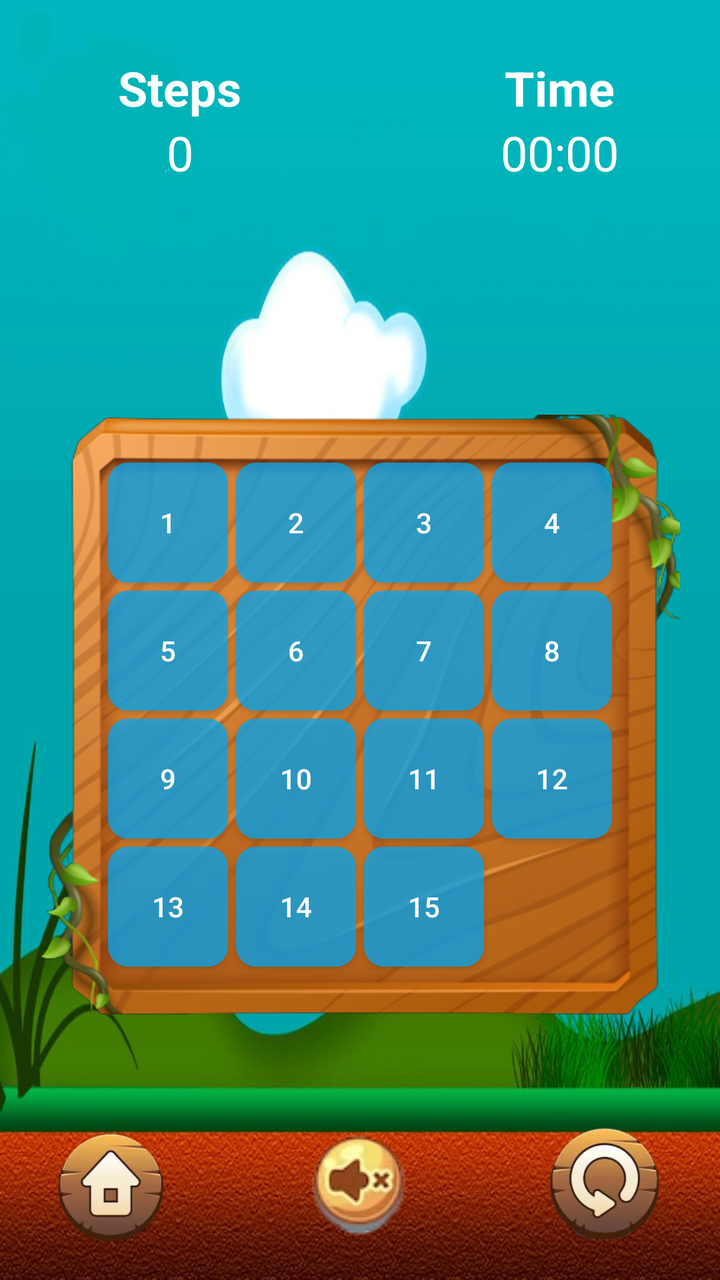
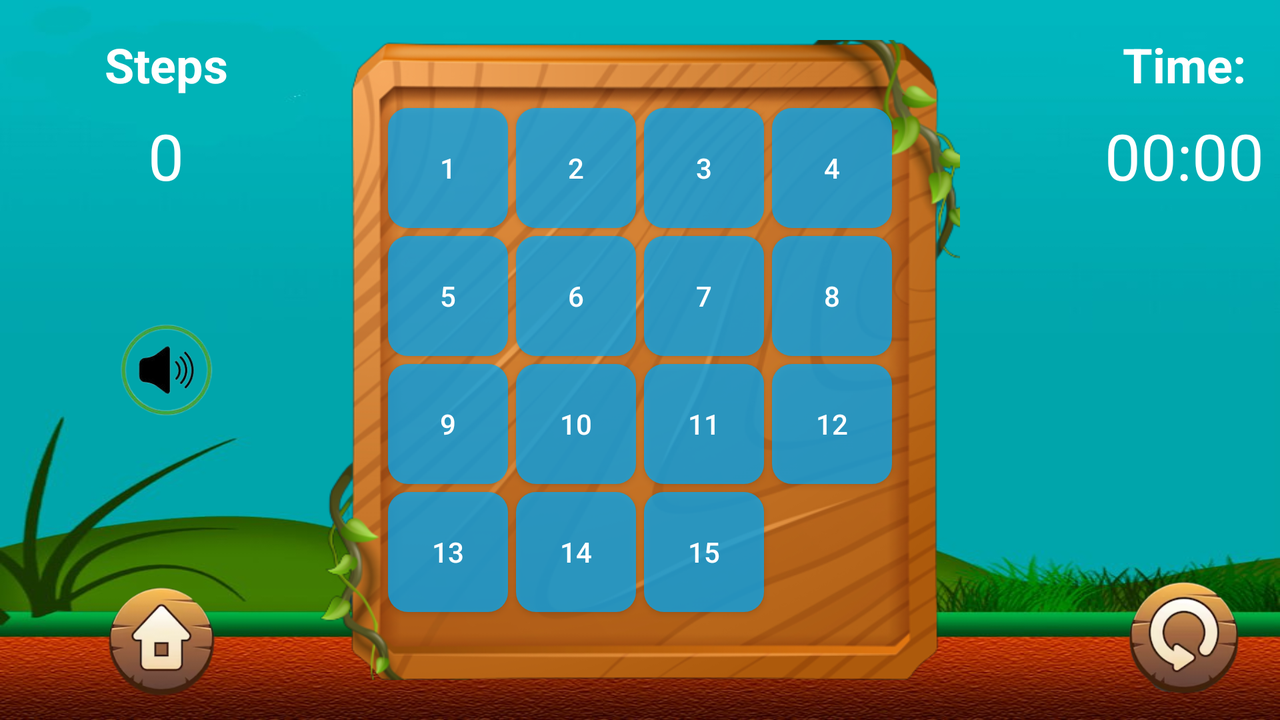

The same Android screen from two of the app's own layout files: first res/layout/ as a phone draws it, then the repository's variant for another configuration, drawn on a device whose configuration selects that folder. Both files follow.
<!-- AndroidManifest.xml: application theme Theme.Puzzle15 -->
<!-- res/layout/activity_main2.xml -->
<?xml version="1.0" encoding="utf-8"?>
<LinearLayout xmlns:android="http://schemas.android.com/apk/res/android"
    xmlns:app="http://schemas.android.com/apk/res-auto"
    xmlns:tools="http://schemas.android.com/tools"
    android:layout_width="match_parent"
    android:layout_height="match_parent"
    android:background="@drawable/image"
    android:orientation="vertical"
    tools:context=".PlayActivity">


    <LinearLayout
        android:layout_marginTop="20dp"
        android:layout_width="match_parent"
        android:layout_height="80dp"
        android:layout_marginHorizontal="20dp"
        android:gravity="center">

        <LinearLayout
            android:layout_marginHorizontal="10dp"
            android:layout_width="0dp"
            android:layout_height="match_parent"
            android:layout_weight="2"
            android:gravity="center"
            android:orientation="vertical">

            <TextView
                android:layout_width="wrap_content"
                android:layout_height="wrap_content"
                android:text="Steps"
                android:textColor="@color/white"
                android:textSize="24sp"
                android:textStyle="bold" />

            <TextView
                android:id="@+id/step"
                android:layout_width="wrap_content"
                android:layout_height="wrap_content"
                android:text="0"
                android:textColor="@color/white"
                android:textSize="24sp" />

        </LinearLayout>
        <Space
            android:layout_width="0dp"
            android:layout_height="match_parent"
            android:layout_weight="1"/>

        <LinearLayout

            android:layout_width="0dp"
            android:layout_height="match_parent"
            android:layout_weight="2"
            android:gravity="center"
            android:orientation="vertical">

            <TextView
                android:layout_width="wrap_content"
                android:layout_height="wrap_content"
                android:text="Time"
                android:textColor="@color/white"
                android:textSize="24sp"
                android:textStyle="bold" />

            <Chronometer
                android:id="@+id/time"
                android:layout_width="wrap_content"
                android:layout_height="wrap_content"
                android:text="00:00"
                android:textColor="@color/white"
                android:textSize="24sp" />

        </LinearLayout>

        

    </LinearLayout>
    <FrameLayout
        android:layout_marginTop="10dp"
        android:layout_width="match_parent"
        android:layout_height="50dp">

        

    </FrameLayout>

    <FrameLayout
        android:layout_width="match_parent"
        android:layout_height="0dp"
        android:layout_weight="1"
        android:layout_gravity="center">



        <RelativeLayout
            android:background="@drawable/my_ramka2"
            android:id="@+id/container"
            android:layout_width="320dp"
            android:gravity="center"
            android:layout_height="300dp"
            android:layout_gravity="center">

            <androidx.appcompat.widget.AppCompatButton
                android:id="@+id/btn_1"
                android:layout_width="60dp"
                android:layout_height="60dp"
                android:layout_marginStart="2dp"
                android:layout_marginTop="2dp"

                android:layout_marginEnd="2dp"
                android:layout_marginBottom="2dp"
                android:background="@drawable/back_button"
                android:text="1"
                android:textColor="@color/white" />
            <androidx.appcompat.widget.AppCompatButton
                android:layout_margin="2dp"
                android:background="@drawable/back_button"
                android:id="@+id/btn_2"
                android:layout_width="60dp"
                android:layout_height="60dp"
                android:layout_toRightOf="@id/btn_1"
                android:text="2"
                android:textColor="@color/white" />
            <androidx.appcompat.widget.AppCompatButton
                android:layout_margin="2dp"
                android:background="@drawable/back_button"
                android:id="@+id/btn_3"
                android:layout_width="60dp"
                android:layout_height="60dp"
                android:layout_toRightOf="@id/btn_2"
                android:text="3"
                android:textColor="@color/white" />

            <androidx.appcompat.widget.AppCompatButton
                android:id="@+id/btn_4"
                android:layout_width="60dp"
                android:layout_height="60dp"
                android:layout_marginStart="2dp"
                android:layout_marginTop="2dp"
                android:layout_marginEnd="2dp"
                android:layout_marginBottom="2dp"
                android:layout_toRightOf="@id/btn_3"
                android:background="@drawable/back_button"
                android:text="4"
                android:textColor="@color/white" />

            <androidx.appcompat.widget.AppCompatButton
                android:id="@+id/btn_5"
                android:layout_width="60dp"
                android:layout_height="60dp"
                android:layout_below="@+id/btn_1"
                android:layout_marginStart="2dp"
                android:layout_marginTop="2dp"
                android:layout_marginEnd="2dp"
                android:layout_marginBottom="2dp"
                android:background="@drawable/back_button"
                android:text="5"
                android:textColor="@color/white" />

            <androidx.appcompat.widget.AppCompatButton
                android:id="@+id/btn_6"
                android:layout_width="60dp"
                android:layout_height="60dp"
                android:layout_below="@+id/btn_1"
                android:layout_marginStart="2dp"
                android:layout_marginTop="2dp"
                android:layout_marginEnd="2dp"
                android:layout_marginBottom="2dp"
                android:layout_toRightOf="@id/btn_5"
                android:background="@drawable/back_button"
                android:text="6"
                android:textColor="@color/white" />
            <androidx.appcompat.widget.AppCompatButton
                android:layout_margin="2dp"
                android:background="@drawable/back_button"
                android:id="@+id/btn_7"
                android:layout_width="60dp"
                android:layout_height="60dp"
                android:layout_below="@+id/btn_1"
                android:layout_toRightOf="@id/btn_6"
                android:text="7"
                android:textColor="@color/white" />

            <androidx.appcompat.widget.AppCompatButton
                android:id="@+id/btn_8"
                android:layout_width="60dp"
                android:layout_height="60dp"
                android:layout_below="@+id/btn_4"
                android:layout_marginStart="2dp"
                android:layout_marginTop="2dp"
                android:layout_marginEnd="2dp"
                android:layout_marginBottom="2dp"
                android:layout_toRightOf="@id/btn_7"
                android:background="@drawable/back_button"
                android:text="8"
                android:textColor="@color/white" />
            <androidx.appcompat.widget.AppCompatButton
                android:layout_margin="2dp"
                android:background="@drawable/back_button"
                android:id="@+id/btn_9"
                android:layout_width="60dp"
                android:layout_height="60dp"
                android:layout_below="@+id/btn_5"
                android:text="9"
                android:textColor="@color/white" />
            <androidx.appcompat.widget.AppCompatButton
                android:layout_margin="2dp"
                android:background="@drawable/back_button"
                android:id="@+id/btn_10"
                android:layout_width="60dp"
                android:layout_height="60dp"
                android:layout_toRightOf="@id/btn_9"
                android:layout_below="@+id/btn_6"
                android:text="10"
                android:textColor="@color/white" />

            <androidx.appcompat.widget.AppCompatButton
                android:id="@+id/btn_11"
                android:layout_width="60dp"
                android:layout_height="60dp"
                android:layout_below="@+id/btn_6"
                android:layout_marginStart="2dp"
                android:layout_marginTop="2dp"
                android:layout_marginEnd="2dp"
                android:layout_marginBottom="2dp"
                android:layout_toRightOf="@id/btn_10"
                android:background="@drawable/back_button"
                android:text="11"
                android:textColor="@color/white" />

            <androidx.appcompat.widget.AppCompatButton
                android:id="@+id/btn_12"
                android:layout_width="60dp"
                android:layout_height="60dp"
                android:layout_below="@+id/btn_8"
                android:layout_marginStart="2dp"
                android:layout_marginTop="2dp"
                android:layout_marginEnd="2dp"
                android:layout_marginBottom="2dp"
                android:layout_toRightOf="@id/btn_11"
                android:background="@drawable/back_button"
                android:text="12"
                android:textColor="@color/white" />
            <androidx.appcompat.widget.AppCompatButton
                android:layout_margin="2dp"
                android:background="@drawable/back_button"
                android:id="@+id/btn_13"
                android:layout_width="60dp"
                android:layout_height="60dp"
                android:layout_below="@+id/btn_9"
                android:text="13"
                android:textColor="@color/white" />
            <androidx.appcompat.widget.AppCompatButton
                android:layout_margin="2dp"
                android:background="@drawable/back_button"
                android:id="@+id/btn_14"
                android:layout_width="60dp"
                android:layout_height="60dp"
                android:layout_below="@+id/btn_9"
                android:layout_toRightOf="@id/btn_13"
                android:text="14"
                android:textColor="@color/white" />
            <androidx.appcompat.widget.AppCompatButton
                android:layout_margin="2dp"
                android:background="@drawable/back_button"
                android:id="@+id/btn_15"
                android:layout_width="60dp"
                android:layout_height="60dp"
                android:layout_below="@+id/btn_9"
                android:layout_toRightOf="@id/btn_14"
                android:text="15"
                android:textColor="@color/white" />

            <androidx.appcompat.widget.AppCompatButton
                android:id="@+id/btn_16"
                android:layout_width="60dp"
                android:layout_height="60dp"
                android:layout_below="@+id/btn_12"
                android:layout_marginStart="2dp"
                android:layout_marginTop="2dp"
                android:layout_marginEnd="2dp"
                android:layout_marginBottom="2dp"
                android:layout_toRightOf="@id/btn_15"
                android:background="@drawable/back_button_empty"
                android:text=""
                android:textColor="@color/white" />

        </RelativeLayout>
    </FrameLayout>
    <LinearLayout
        android:layout_marginBottom="10dp"

        android:layout_width="match_parent"
        android:layout_height="wrap_content"
        android:layout_marginHorizontal="20dp"
        android:padding="5dp">


        
        <ImageView
            android:id="@+id/btn_finish"
            android:layout_width="65dp"
            android:layout_height="65dp"
            android:layout_gravity="start"
            android:src="@drawable/home_ic"/>

        <Space
            android:layout_width="0dp"
            android:layout_weight="1"
            android:layout_height="wrap_content"/>
        <ImageView
            android:layout_gravity="center"
            android:id="@+id/music"
            android:layout_width="65dp"
            android:layout_height="65dp"
            android:src="@drawable/sound_off" />
        <Space
            android:layout_width="0dp"
            android:layout_weight="1"
            android:layout_height="wrap_content"/>
        <ImageView
            android:id="@+id/btn_restart"
            android:layout_gravity="end"
            android:layout_width="65dp"
            android:layout_height="65dp"
            android:src="@drawable/restart_ic"/>

        
    </LinearLayout>
</LinearLayout>
<!-- resources referenced by this layout -->
<resources>
  <!-- drawable back_button (drawable) -->
  <?xml version="1.0" encoding="utf-8"?>
  <shape xmlns:android="http://schemas.android.com/apk/res/android">
      <corners android:radius="10dp"/>
      <solid android:color="#BF03A9F4"/>
  </shape>
  <!-- drawable back_button_empty (drawable) -->
  <?xml version="1.0" encoding="utf-8"?>
  <shape xmlns:android="http://schemas.android.com/apk/res/android">
      <corners android:radius="10dp"/>
      <solid android:color="#00F8C16F"/>
  </shape>
  <!-- drawable home_ic: png bitmap (drawable, 20569 bytes) -->
  <!-- drawable image: jpg bitmap (drawable, 58608 bytes) -->
  <!-- drawable my_ramka2: png bitmap (drawable, 213247 bytes) -->
  <!-- drawable restart_ic: png bitmap (drawable, 23969 bytes) -->
  <!-- drawable sound_off: png bitmap (drawable, 5209 bytes) -->
  <style name="Theme.Puzzle15" parent="Theme.MaterialComponents.DayNight.NoActionBar">
          
          <item name="colorPrimary">@color/purple_500</item>
          <item name="colorPrimaryVariant">@color/purple_700</item>
          <item name="colorOnPrimary">@color/white</item>
          
          <item name="colorSecondary">@color/teal_200</item>
          <item name="colorSecondaryVariant">@color/teal_700</item>
          <item name="colorOnSecondary">@color/black</item>
          
          <item name="android:statusBarColor">?attr/colorPrimaryVariant</item>
          
      </style>
</resources>
<!-- res/layout-land/activity_main2.xml (the repository's variant of the layout above) -->
<!-- drawn on the phone turned sideways -->
<?xml version="1.0" encoding="utf-8"?>
<FrameLayout xmlns:android="http://schemas.android.com/apk/res/android"
    android:layout_width="match_parent"
    android:layout_height="match_parent"
    android:background="@drawable/image">

    <FrameLayout
        android:layout_width="wrap_content"
        android:layout_height="match_parent">
        <ImageView
            android:layout_gravity="top|center"
            android:id="@+id/music"
            android:layout_marginTop="150dp"
            android:layout_width="70dp"
            android:layout_height="70dp"
            android:src="@drawable/sound_button"/>
        <LinearLayout
            android:layout_margin="8dp"
            android:layout_width="wrap_content"
            android:layout_height="wrap_content"
            android:orientation="vertical"

            android:gravity="center">
            <TextView
                android:textStyle="bold"
                android:gravity="center"
                android:textColor="@color/white"
                android:layout_width="150dp"
                android:layout_height="wrap_content"
                android:text="Steps"
                android:padding="8dp"
                android:textSize="24sp"/>
            <TextView
                android:id="@+id/step"
                android:textColor="@color/white"
                android:layout_width="wrap_content"
                android:layout_height="wrap_content"
                android:text="0"
                android:textSize="32sp"/>
        </LinearLayout>

        <ImageView

            android:id="@+id/btn_finish"
            android:layout_width="65dp"
            android:layout_height="65dp"
            android:layout_gravity="bottom|center"
            android:layout_marginBottom="8dp"
            android:src="@drawable/home_ic"/>
        
    </FrameLayout>
    <RelativeLayout
        android:gravity="center"
        android:background="@drawable/my_ramka2"
        android:id="@+id/container"
        android:layout_width="320dp"
        android:layout_height="320dp"
        android:layout_gravity="center">

        <androidx.appcompat.widget.AppCompatButton
            android:id="@+id/btn_1"
            android:layout_width="60dp"
            android:layout_height="60dp"
            android:layout_marginStart="2dp"
            android:layout_marginTop="2dp"

            android:layout_marginEnd="2dp"
            android:layout_marginBottom="2dp"
            android:background="@drawable/back_button"
            android:text="1"
            android:textColor="@color/white" />
        <androidx.appcompat.widget.AppCompatButton
            android:layout_margin="2dp"
            android:background="@drawable/back_button"
            android:id="@+id/btn_2"
            android:layout_width="60dp"
            android:layout_height="60dp"
            android:layout_toRightOf="@id/btn_1"
            android:text="2"
            android:textColor="@color/white" />

        <androidx.appcompat.widget.AppCompatButton
            android:id="@+id/btn_3"
            android:layout_width="60dp"
            android:layout_height="60dp"
            android:layout_marginStart="2dp"
            android:layout_marginTop="2dp"
            android:layout_marginEnd="2dp"
            android:layout_marginBottom="2dp"
            android:layout_toRightOf="@id/btn_2"
            android:background="@drawable/back_button"
            android:text="3"
            android:textColor="@color/white" />

        <androidx.appcompat.widget.AppCompatButton
            android:id="@+id/btn_4"
            android:layout_width="60dp"
            android:layout_height="60dp"
            android:layout_marginStart="2dp"
            android:layout_marginTop="2dp"
            android:layout_marginEnd="2dp"
            android:layout_marginBottom="2dp"
            android:layout_toRightOf="@id/btn_3"
            android:background="@drawable/back_button"
            android:text="4"
            android:textColor="@color/white" />

        <androidx.appcompat.widget.AppCompatButton
            android:id="@+id/btn_5"
            android:layout_width="60dp"
            android:layout_height="60dp"
            android:layout_below="@+id/btn_1"
            android:layout_marginStart="2dp"
            android:layout_marginTop="2dp"
            android:layout_marginEnd="2dp"
            android:layout_marginBottom="2dp"
            android:background="@drawable/back_button"
            android:text="5"
            android:textColor="@color/white" />
        <androidx.appcompat.widget.AppCompatButton
            android:layout_margin="2dp"
            android:background="@drawable/back_button"
            android:id="@+id/btn_6"
            android:layout_below="@+id/btn_1"
            android:layout_width="60dp"
            android:layout_height="60dp"
            android:layout_toRightOf="@id/btn_5"
            android:text="6"
            android:textColor="@color/white" />

        <androidx.appcompat.widget.AppCompatButton
            android:id="@+id/btn_7"
            android:layout_width="60dp"
            android:layout_height="60dp"
            android:layout_below="@+id/btn_1"
            android:layout_marginStart="2dp"
            android:layout_marginTop="2dp"
            android:layout_marginEnd="2dp"
            android:layout_marginBottom="2dp"
            android:layout_toRightOf="@id/btn_6"
            android:background="@drawable/back_button"
            android:text="7"
            android:textColor="@color/white" />

        <androidx.appcompat.widget.AppCompatButton
            android:id="@+id/btn_8"
            android:layout_width="60dp"
            android:layout_height="60dp"
            android:layout_below="@+id/btn_4"
            android:layout_marginStart="2dp"
            android:layout_marginTop="2dp"
            android:layout_marginEnd="2dp"
            android:layout_marginBottom="2dp"
            android:layout_toRightOf="@id/btn_7"
            android:background="@drawable/back_button"
            android:text="8"
            android:textColor="@color/white" />
        <androidx.appcompat.widget.AppCompatButton
            android:layout_margin="2dp"
            android:background="@drawable/back_button"
            android:id="@+id/btn_9"
            android:layout_width="60dp"
            android:layout_height="60dp"
            android:layout_below="@+id/btn_5"
            android:text="9"
            android:textColor="@color/white" />
        <androidx.appcompat.widget.AppCompatButton
            android:layout_margin="2dp"
            android:background="@drawable/back_button"
            android:id="@+id/btn_10"
            android:layout_width="60dp"
            android:layout_height="60dp"
            android:layout_toRightOf="@id/btn_9"
            android:layout_below="@+id/btn_6"
            android:text="10"
            android:textColor="@color/white" />
        <androidx.appcompat.widget.AppCompatButton
            android:layout_margin="2dp"
            android:background="@drawable/back_button"
            android:id="@+id/btn_11"
            android:layout_width="60dp"
            android:layout_height="60dp"
            android:layout_toRightOf="@id/btn_10"
            android:layout_below="@+id/btn_6"
            android:text="11"
            android:textColor="@color/white" />

        <androidx.appcompat.widget.AppCompatButton
            android:id="@+id/btn_12"
            android:layout_width="60dp"
            android:layout_height="60dp"
            android:layout_below="@+id/btn_8"
            android:layout_marginStart="2dp"
            android:layout_marginTop="2dp"
            android:layout_marginEnd="2dp"
            android:layout_marginBottom="2dp"
            android:layout_toRightOf="@id/btn_11"
            android:background="@drawable/back_button"
            android:text="12"
            android:textColor="@color/white" />
        <androidx.appcompat.widget.AppCompatButton
            android:layout_margin="2dp"
            android:background="@drawable/back_button"
            android:id="@+id/btn_13"
            android:layout_width="60dp"
            android:layout_height="60dp"
            android:layout_below="@+id/btn_9"
            android:text="13"
            android:textColor="@color/white" />
        <androidx.appcompat.widget.AppCompatButton
            android:layout_margin="2dp"
            android:background="@drawable/back_button"
            android:id="@+id/btn_14"
            android:layout_width="60dp"
            android:layout_height="60dp"
            android:layout_below="@+id/btn_9"
            android:layout_toRightOf="@id/btn_13"
            android:text="14"
            android:textColor="@color/white" />
        <androidx.appcompat.widget.AppCompatButton
            android:layout_margin="2dp"
            android:background="@drawable/back_button"
            android:id="@+id/btn_15"
            android:layout_width="60dp"
            android:layout_height="60dp"
            android:layout_below="@+id/btn_9"
            android:layout_toRightOf="@id/btn_14"
            android:text="15"
            android:textColor="@color/white" />

        <androidx.appcompat.widget.AppCompatButton
            android:id="@+id/btn_16"
            android:layout_width="60dp"
            android:layout_height="60dp"
            android:layout_below="@+id/btn_12"
            android:layout_marginStart="2dp"
            android:layout_marginTop="2dp"
            android:layout_marginEnd="2dp"
            android:layout_marginBottom="2dp"
            android:layout_toRightOf="@id/btn_15"
            android:background="@drawable/back_button_empty"
            android:text=""
            android:textColor="@color/white" />

    </RelativeLayout>
    <FrameLayout
        android:layout_gravity="end"
        android:layout_width="wrap_content"
        android:layout_height="match_parent">
        <LinearLayout
            android:layout_margin="8dp"
            android:layout_width="wrap_content"
            android:layout_height="wrap_content"
            android:orientation="vertical"

            android:gravity="center">
            <TextView
                android:textStyle="bold"
                android:textColor="@color/white"
                android:layout_width="wrap_content"
                android:layout_height="wrap_content"
                android:text="Time:"
                android:padding="8dp"
                android:textSize="24sp"/>
            <Chronometer
                android:id="@+id/time"
                android:textColor="@color/white"
                android:layout_width="wrap_content"
                android:layout_height="wrap_content"
                android:text="0"
                android:textSize="32sp"/>
        </LinearLayout>


        <ImageView
            android:layout_marginBottom="8dp"
            android:id="@+id/btn_restart"
            android:layout_gravity="bottom|center"
            android:layout_width="65dp"
            android:layout_height="65dp"
            android:src="@drawable/restart_ic"/>

        
    </FrameLayout>

</FrameLayout>
<!-- resources referenced by the variant -->
<!-- as the phone turned sideways resolves them -->
<resources>
  <!-- drawable back_button (drawable) -->
  <?xml version="1.0" encoding="utf-8"?>
  <shape xmlns:android="http://schemas.android.com/apk/res/android">
      <corners android:radius="10dp"/>
      <solid android:color="#BF03A9F4"/>
  </shape>
  <!-- drawable back_button_empty (drawable) -->
  <?xml version="1.0" encoding="utf-8"?>
  <shape xmlns:android="http://schemas.android.com/apk/res/android">
      <corners android:radius="10dp"/>
      <solid android:color="#00F8C16F"/>
  </shape>
  <!-- drawable home_ic: png bitmap (drawable, 20569 bytes) -->
  <!-- drawable image: jpg bitmap (drawable, 58608 bytes) -->
  <!-- drawable my_ramka2: png bitmap (drawable, 213247 bytes) -->
  <!-- drawable restart_ic: png bitmap (drawable, 23969 bytes) -->
  <!-- drawable sound_button: png bitmap (drawable, 19238 bytes) -->
  <style name="Theme.Puzzle15" parent="Theme.MaterialComponents.DayNight.NoActionBar">
          
          <item name="colorPrimary">@color/purple_500</item>
          <item name="colorPrimaryVariant">@color/purple_700</item>
          <item name="colorOnPrimary">@color/white</item>
          
          <item name="colorSecondary">@color/teal_200</item>
          <item name="colorSecondaryVariant">@color/teal_700</item>
          <item name="colorOnSecondary">@color/black</item>
          
          <item name="android:statusBarColor">?attr/colorPrimaryVariant</item>
          
      </style>
</resources>
